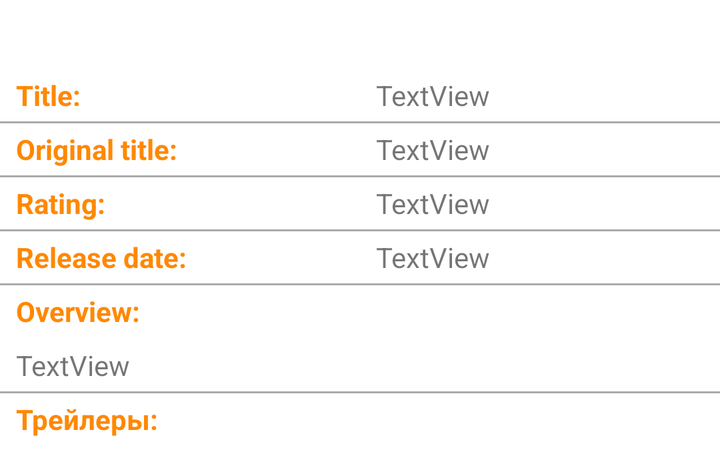
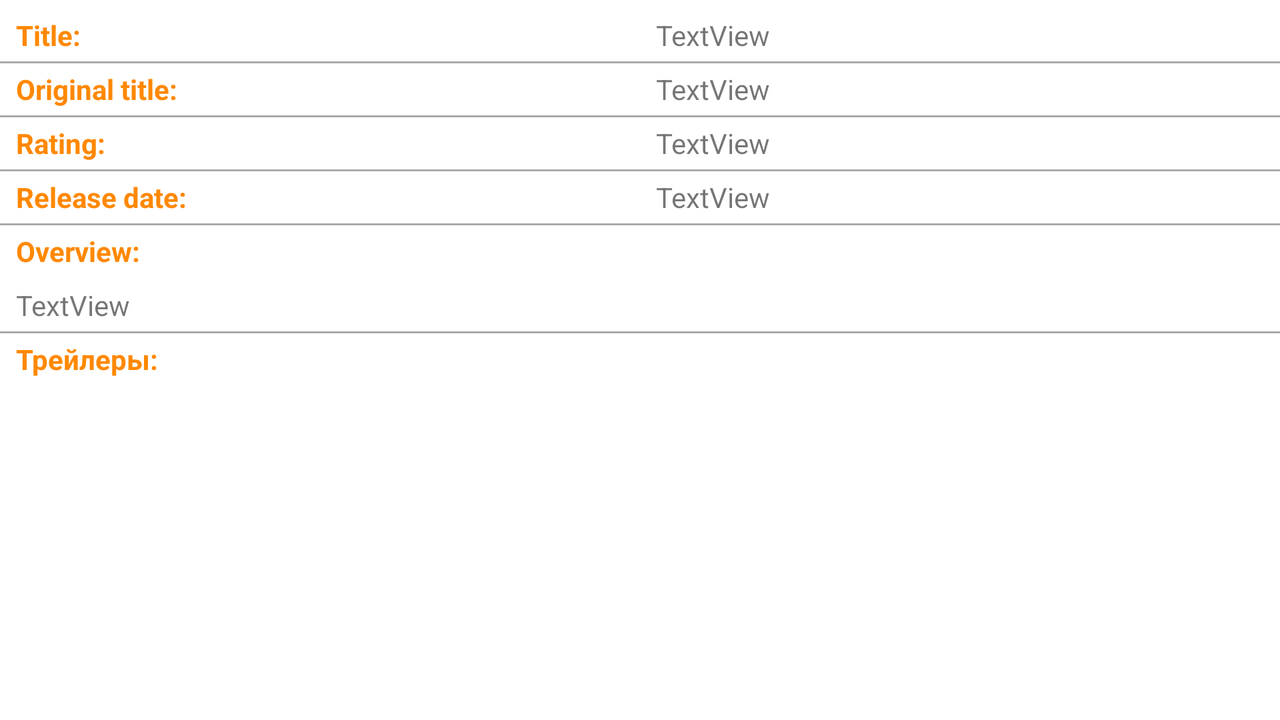

First picture: res/layout/ on a phone held upright. Second picture: the repository's own variant of that layout, on a device whose configuration matches the variant's folder. Source for both follows.
<!-- AndroidManifest.xml: application theme Theme.MyMovies -->
<!-- res/layout/activity_details.xml -->
<?xml version="1.0" encoding="utf-8"?>
<ScrollView xmlns:android="http://schemas.android.com/apk/res/android"
    xmlns:app="http://schemas.android.com/apk/res-auto"
    xmlns:tools="http://schemas.android.com/tools"
    android:layout_width="match_parent"
    android:layout_height="wrap_content"
    tools:context=".DetailsActivity">

    <androidx.constraintlayout.widget.ConstraintLayout
        android:layout_width="match_parent"
        android:layout_height="wrap_content">

        <ImageView
            android:id="@+id/img_logo"
            android:layout_width="0dp"
            android:layout_height="wrap_content"
            android:adjustViewBounds="true"
            android:contentDescription="@string/movie_logo"
            app:layout_constraintEnd_toEndOf="parent"
            app:layout_constraintStart_toStartOf="parent"
            app:layout_constraintTop_toTopOf="parent"
            tools:srcCompat="@tools:sample/avatars" />

        <ImageView
            android:id="@+id/img_star"
            android:layout_width="@dimen/star_size"
            android:layout_height="@dimen/star_size"
            android:layout_marginEnd="16dp"
            android:contentDescription="@string/favs"
            app:layout_constraintBottom_toBottomOf="@+id/img_logo"
            app:layout_constraintEnd_toEndOf="parent"
            app:layout_constraintTop_toBottomOf="@+id/img_logo"
            app:srcCompat="@drawable/fav_gray" />

        <include
            android:id="@+id/movie_info"
            layout="@layout/movie_info"
            android:layout_width="0dp"
            android:layout_height="wrap_content"
            app:layout_constraintEnd_toEndOf="parent"
            app:layout_constraintStart_toStartOf="parent"
            app:layout_constraintTop_toBottomOf="@id/img_star" />


    </androidx.constraintlayout.widget.ConstraintLayout>
</ScrollView>
<!-- res/layout/movie_info.xml (included above) -->
<?xml version="1.0" encoding="utf-8"?>
<androidx.constraintlayout.widget.ConstraintLayout xmlns:android="http://schemas.android.com/apk/res/android"
    xmlns:app="http://schemas.android.com/apk/res-auto"
    xmlns:tools="http://schemas.android.com/tools"
    android:layout_width="match_parent"
    android:layout_height="match_parent">

    <androidx.constraintlayout.widget.Guideline
        android:id="@+id/guideline"
        android:layout_width="wrap_content"
        android:layout_height="wrap_content"
        android:orientation="vertical"
        app:layout_constraintGuide_percent="0.5" />

    <TextView
        android:id="@+id/tv_title_label"
        style="@style/OrangeText"
        android:layout_width="0dp"
        android:layout_height="wrap_content"
        android:text="@string/title_label"
        app:layout_constraintEnd_toStartOf="@id/guideline"
        app:layout_constraintStart_toStartOf="parent"
        app:layout_constraintTop_toTopOf="parent" />

    <TextView
        android:id="@+id/tv_title"
        style="@style/GrayText"
        android:layout_width="0dp"
        android:layout_height="wrap_content"
        app:layout_constraintEnd_toEndOf="parent"
        app:layout_constraintStart_toStartOf="@+id/guideline"
        app:layout_constraintTop_toTopOf="parent"
        tools:text="TextView" />

    <View
        style="@style/BorderStyle"
        app:layout_constraintBottom_toTopOf="@id/tv_original"
        app:layout_constraintEnd_toEndOf="parent"
        app:layout_constraintStart_toStartOf="parent"
        app:layout_constraintTop_toBottomOf="@id/tv_title" />

    <TextView
        android:id="@+id/tv_original_label"
        style="@style/OrangeText"
        android:layout_width="0dp"
        android:layout_height="wrap_content"
        android:text="@string/original_title_label"
        app:layout_constraintEnd_toStartOf="@id/guideline"
        app:layout_constraintStart_toStartOf="parent"
        app:layout_constraintTop_toBottomOf="@+id/tv_title" />

    <TextView
        android:id="@+id/tv_original"
        style="@style/GrayText"
        android:layout_width="0dp"
        android:layout_height="wrap_content"
        app:layout_constraintEnd_toEndOf="parent"
        app:layout_constraintStart_toStartOf="@+id/guideline"
        app:layout_constraintTop_toBottomOf="@+id/tv_title"
        tools:text="TextView" />

    <View
        style="@style/BorderStyle"
        app:layout_constraintBottom_toTopOf="@id/tv_rating"
        app:layout_constraintEnd_toEndOf="parent"
        app:layout_constraintStart_toStartOf="parent"
        app:layout_constraintTop_toBottomOf="@id/tv_original" />

    <TextView
        android:id="@+id/tv_rating_label"
        style="@style/OrangeText"
        android:layout_width="0dp"
        android:layout_height="wrap_content"
        android:text="@string/rating_label"
        app:layout_constraintEnd_toStartOf="@id/guideline"
        app:layout_constraintStart_toStartOf="parent"
        app:layout_constraintTop_toBottomOf="@+id/tv_original" />

    <TextView
        android:id="@+id/tv_rating"
        style="@style/GrayText"
        android:layout_width="0dp"
        android:layout_height="wrap_content"
        app:layout_constraintEnd_toEndOf="parent"
        app:layout_constraintStart_toStartOf="@+id/guideline"
        app:layout_constraintTop_toBottomOf="@+id/tv_original"
        tools:text="TextView" />

    <View
        style="@style/BorderStyle"
        app:layout_constraintBottom_toTopOf="@id/tv_release"
        app:layout_constraintEnd_toEndOf="parent"
        app:layout_constraintStart_toStartOf="parent"
        app:layout_constraintTop_toBottomOf="@id/tv_rating" />

    <TextView
        android:id="@+id/tv_release_label"
        style="@style/OrangeText"
        android:layout_width="0dp"
        android:layout_height="wrap_content"
        android:text="@string/release_date_label"
        app:layout_constraintEnd_toStartOf="@id/guideline"
        app:layout_constraintStart_toStartOf="parent"
        app:layout_constraintTop_toBottomOf="@+id/tv_rating" />

    <TextView
        android:id="@+id/tv_release"
        style="@style/GrayText"
        android:layout_width="0dp"
        android:layout_height="wrap_content"
        app:layout_constraintEnd_toEndOf="parent"
        app:layout_constraintStart_toStartOf="@+id/guideline"
        app:layout_constraintTop_toBottomOf="@+id/tv_rating"
        tools:text="TextView" />

    <View
        style="@style/BorderStyle"
        app:layout_constraintBottom_toTopOf="@id/tv_desc_label"
        app:layout_constraintEnd_toEndOf="parent"
        app:layout_constraintStart_toStartOf="parent"
        app:layout_constraintTop_toBottomOf="@id/tv_release" />

    <TextView
        android:id="@+id/tv_desc_label"
        style="@style/OrangeText"
        android:layout_width="0dp"
        android:layout_height="wrap_content"
        android:text="@string/description_label"
        app:layout_constraintEnd_toStartOf="@id/guideline"
        app:layout_constraintStart_toStartOf="parent"
        app:layout_constraintTop_toBottomOf="@+id/tv_release" />

    <TextView
        android:id="@+id/tv_desc"
        android:layout_width="0dp"
        android:layout_height="wrap_content"
        android:layout_margin="@dimen/half_margin"
        app:layout_constraintEnd_toEndOf="parent"
        app:layout_constraintStart_toStartOf="parent"
        app:layout_constraintTop_toBottomOf="@+id/tv_desc_label"
        tools:text="TextView" />

    <View
        style="@style/BorderStyle"
        app:layout_constraintBottom_toTopOf="@id/tv_trailers_label"
        app:layout_constraintEnd_toEndOf="parent"
        app:layout_constraintStart_toStartOf="parent"
        app:layout_constraintTop_toBottomOf="@id/tv_desc" />

    <TextView
        android:id="@+id/tv_trailers_label"
        style="@style/OrangeText"
        android:layout_width="wrap_content"
        android:layout_height="wrap_content"
        android:text="@string/trailers_label"
        app:layout_constraintStart_toStartOf="parent"
        app:layout_constraintTop_toBottomOf="@+id/tv_desc" />

    <androidx.recyclerview.widget.RecyclerView
        android:id="@+id/recycler_view_videos"
        android:layout_width="0dp"
        android:layout_height="wrap_content"
        android:layout_margin="@dimen/half_margin"
        android:nestedScrollingEnabled="false"
        app:layout_constraintEnd_toEndOf="parent"
        app:layout_constraintStart_toStartOf="parent"
        app:layout_constraintTop_toBottomOf="@id/tv_trailers_label" />

    <androidx.recyclerview.widget.RecyclerView
        android:id="@+id/recycler_view_reviews"
        android:layout_width="0dp"
        android:layout_height="wrap_content"
        android:layout_margin="@dimen/half_margin"
        android:nestedScrollingEnabled="false"
        app:layout_constraintEnd_toEndOf="parent"
        app:layout_constraintStart_toStartOf="parent"
        app:layout_constraintTop_toBottomOf="@id/recycler_view_videos" />

</androidx.constraintlayout.widget.ConstraintLayout>
<!-- resources referenced by this layout -->
<resources>
  <dimen name="half_margin">8dp</dimen>
  <dimen name="star_size">60dp</dimen>
  <string name="description_label">Overview:</string>
  <string name="favs">Favorites</string>
  <string name="movie_logo">Movie logo</string>
  <string name="original_title_label">Original title:</string>
  <string name="rating_label">Rating:</string>
  <string name="release_date_label">Release date:</string>
  <string name="title_label">Title:</string>
  <string name="trailers_label">Трейлеры:</string>
  <style name="BorderStyle">
          <item name="android:layout_width">0dp</item>
          <item name="android:layout_height">1dp</item>
          <item name="android:background">@android:color/darker_gray</item>
      </style>
  <style name="GrayText">
          <item name="android:layout_marginStart">8dp</item>
          <item name="android:layout_marginTop">8dp</item>
          <item name="android:layout_marginEnd">8dp</item>
      </style>
  <style name="OrangeText">
          <item name="android:textColor">@android:color/holo_orange_dark</item>
          <item name="android:textStyle">bold</item>
          <item name="android:layout_marginStart">8dp</item>
          <item name="android:layout_marginTop">8dp</item>
      </style>
  <style name="Theme.MyMovies" parent="Theme.MaterialComponents.DayNight.DarkActionBar">
          
          <item name="colorPrimary">@color/black</item>
          <item name="colorPrimaryVariant">@color/black</item>
          <item name="colorOnPrimary">@color/white</item>
          
          <item name="colorSecondary">@color/pink</item>
          <item name="colorSecondaryVariant">@color/teal_700</item>
          <item name="colorOnSecondary">@color/black</item>
          
          <item name="android:statusBarColor" tools:targetApi="l">?attr/colorPrimaryVariant</item>
          
      </style>
</resources>
<!-- res/layout-land/activity_details.xml (the repository's variant of the layout above) -->
<!-- drawn on the phone turned sideways -->
<?xml version="1.0" encoding="utf-8"?>
<androidx.constraintlayout.widget.ConstraintLayout xmlns:android="http://schemas.android.com/apk/res/android"
    xmlns:app="http://schemas.android.com/apk/res-auto"
    xmlns:tools="http://schemas.android.com/tools"
    android:layout_width="match_parent"
    android:layout_height="match_parent"
    tools:context=".DetailsActivity">

    <ImageView
        android:id="@+id/img_logo"
        android:layout_width="wrap_content"
        android:layout_height="0dp"
        android:adjustViewBounds="true"
        android:contentDescription="@string/movie_logo"
        app:layout_constraintBottom_toBottomOf="parent"
        app:layout_constraintStart_toStartOf="parent"
        app:layout_constraintTop_toTopOf="parent"
        tools:srcCompat="@tools:sample/avatars" />

    <ImageView
        android:id="@+id/img_star"
        android:layout_width="@dimen/portrait_star_size"
        android:layout_height="@dimen/portrait_star_size"
        android:layout_marginEnd="@dimen/basic_margin"
        android:layout_marginTop="@dimen/basic_margin"
        android:contentDescription="@string/favs"
        app:layout_constraintEnd_toEndOf="@id/img_logo"
        app:layout_constraintTop_toTopOf="@+id/img_logo"
        app:srcCompat="@drawable/fav_gray" />

    <ScrollView
        android:layout_width="0dp"
        android:layout_height="0dp"
        app:layout_constraintBottom_toBottomOf="parent"
        app:layout_constraintEnd_toEndOf="parent"
        app:layout_constraintStart_toEndOf="@id/img_logo"
        app:layout_constraintTop_toTopOf="parent">

        <include
            android:id="@+id/movie_info"
            layout="@layout/movie_info"
            android:layout_width="match_parent"
            android:layout_height="wrap_content" />

    </ScrollView>
</androidx.constraintlayout.widget.ConstraintLayout>
<!-- resources referenced by the variant -->
<!-- as the phone turned sideways resolves them -->
<resources>
  <dimen name="basic_margin">16dp</dimen>
  <dimen name="half_margin">8dp</dimen>
  <dimen name="portrait_star_size">40dp</dimen>
  <string name="description_label">Overview:</string>
  <string name="favs">Favorites</string>
  <string name="movie_logo">Movie logo</string>
  <string name="original_title_label">Original title:</string>
  <string name="rating_label">Rating:</string>
  <string name="release_date_label">Release date:</string>
  <string name="title_label">Title:</string>
  <string name="trailers_label">Трейлеры:</string>
  <style name="BorderStyle">
          <item name="android:layout_width">0dp</item>
          <item name="android:layout_height">1dp</item>
          <item name="android:background">@android:color/darker_gray</item>
      </style>
  <style name="GrayText">
          <item name="android:layout_marginStart">8dp</item>
          <item name="android:layout_marginTop">8dp</item>
          <item name="android:layout_marginEnd">8dp</item>
      </style>
  <style name="OrangeText">
          <item name="android:textColor">@android:color/holo_orange_dark</item>
          <item name="android:textStyle">bold</item>
          <item name="android:layout_marginStart">8dp</item>
          <item name="android:layout_marginTop">8dp</item>
      </style>
  <style name="Theme.MyMovies" parent="Theme.MaterialComponents.DayNight.DarkActionBar">
          
          <item name="colorPrimary">@color/black</item>
          <item name="colorPrimaryVariant">@color/black</item>
          <item name="colorOnPrimary">@color/white</item>
          
          <item name="colorSecondary">@color/pink</item>
          <item name="colorSecondaryVariant">@color/teal_700</item>
          <item name="colorOnSecondary">@color/black</item>
          
          <item name="android:statusBarColor" tools:targetApi="l">?attr/colorPrimaryVariant</item>
          
      </style>
</resources>
